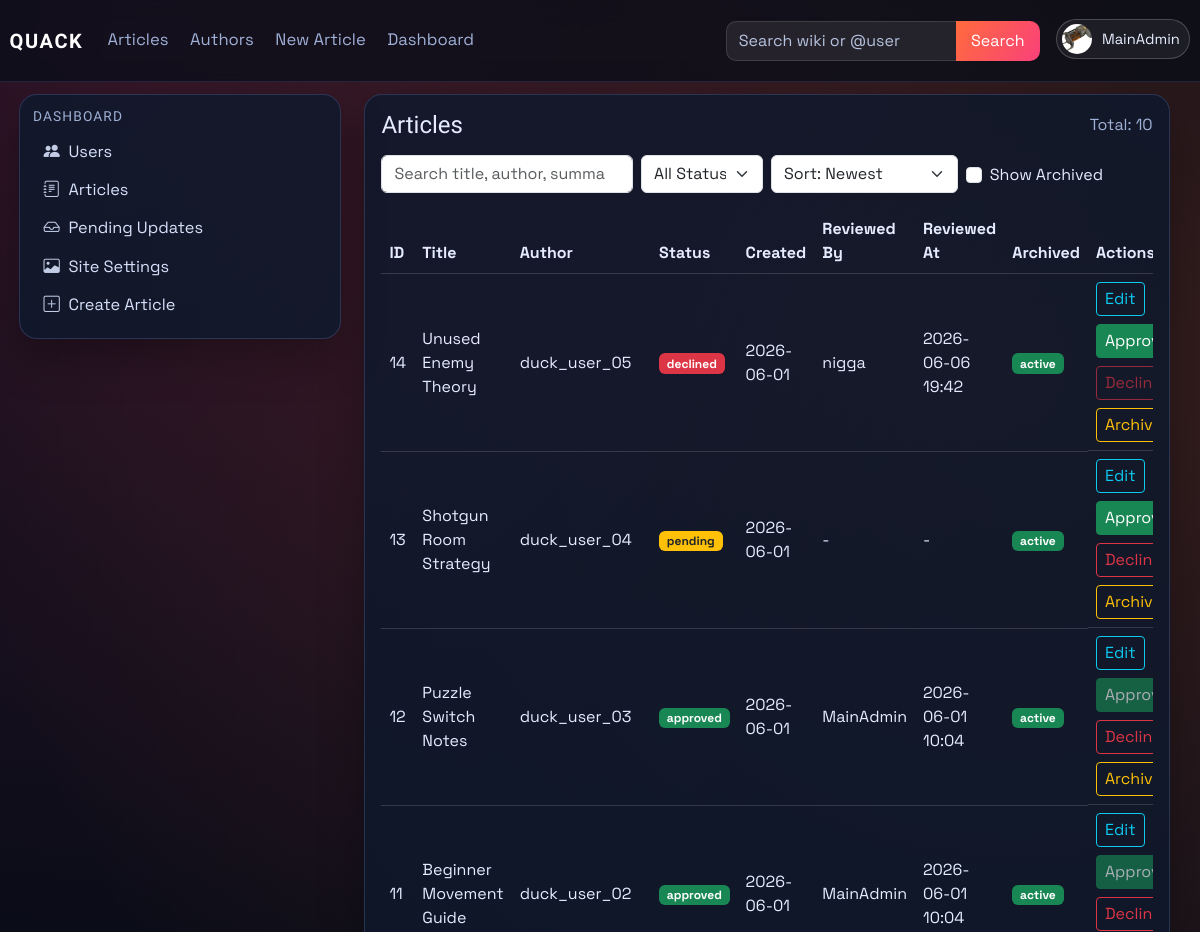
/dashboard/articles (signed in, upper part), run on an earlier commit of the app's database.
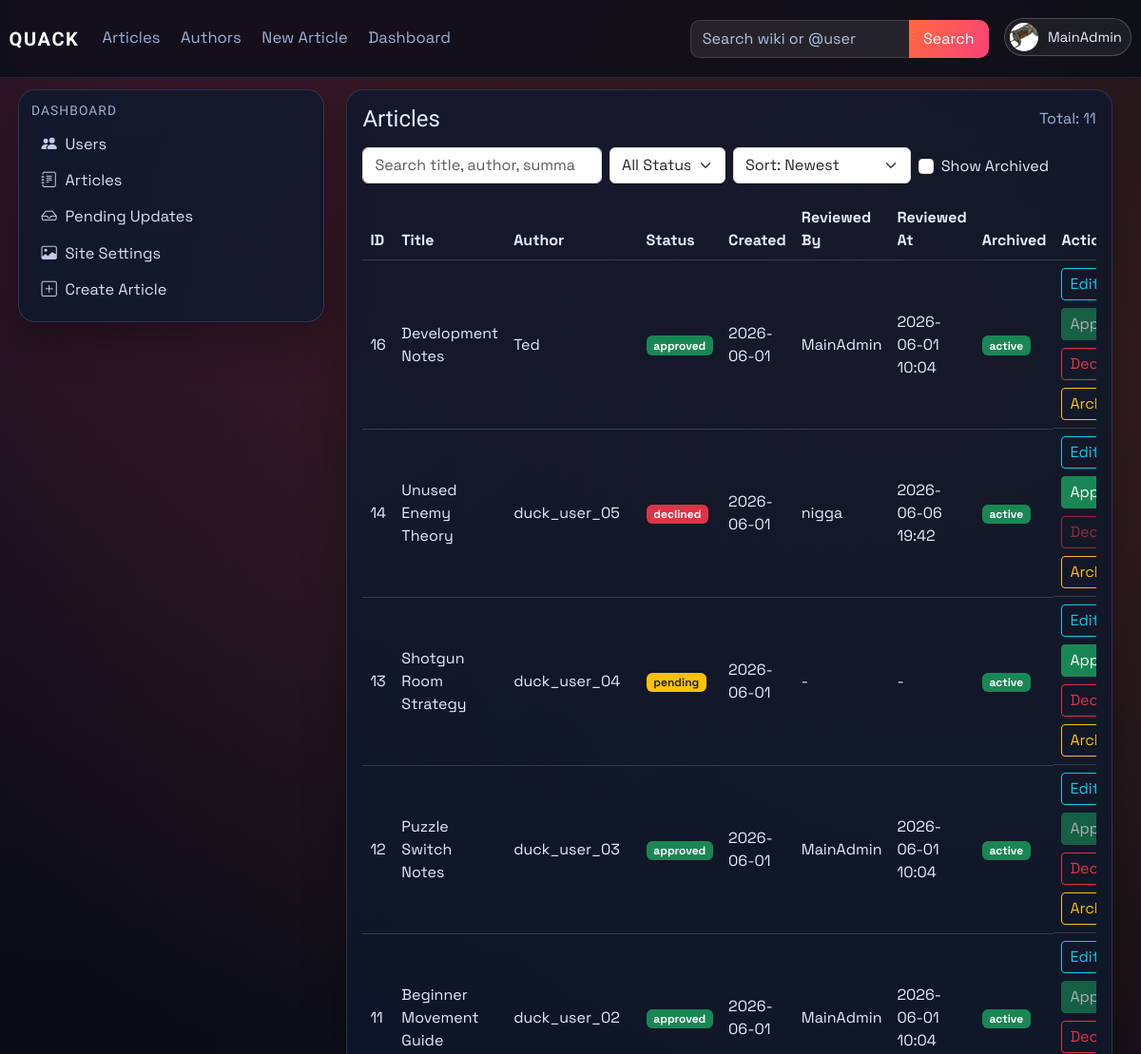
And on a later commit of the database.
### models.py (models this page shows, shortened)
class Article(db.Model):
    id = db.Column(db.Integer, primary_key=True)
    title = db.Column(db.String(120), unique=True, nullable=False)
    author = db.Column(db.String(120), nullable=False)
    created_at = db.Column(db.DateTime, default=datetime.utcnow)
    image_url = db.Column(db.String(120), default='default.png')
    summary = db.Column(db.Text)
    content = db.Column(db.Text, nullable=False)
    infobox_data = db.Column(db.Text, nullable=True)
    tags = db.Column(db.JSON, default=list)
    status = db.Column(db.String(20), default='pending', nullable=False)
    approved_by = db.Column(db.String(120), nullable=True)
    approved_at = db.Column(db.DateTime, nullable=True)
    is_archived = db.Column(db.Boolean, default=False, nullable=False)
    archived_at = db.Column(db.DateTime, nullable=True)

class User(db.Model, UserMixin):
    id = db.Column(db.Integer, primary_key=True)
    username = db.Column(db.String(120), unique=True, nullable=False)
    email = db.Column(db.String(120), unique=True, nullable=False)
    password_hash = db.Column(db.String(128), nullable=False)
    profile_image_url = db.Column(db.String(120), nullable=True)
    public_display_name = db.Column(db.String(80), nullable=True)
    public_bio = db.Column(db.Text, nullable=True)
    created_at = db.Column(db.DateTime, default=datetime.utcnow)
    role = db.Column(db.String(30), default='user')
    is_archived = db.Column(db.Boolean, default=False, nullable=False)
    archived_at = db.Column(db.DateTime, nullable=True)

### main.py (the view)
@app.route('/dashboard/articles')
@role_required(['admin', 'writer'])
def dashboard_articles():
    search = (request.args.get('q') or '').strip()
    status_filter = (request.args.get('status') or 'all').strip().lower()
    show_archived = request.args.get('show_archived') == '1'
    sort = (request.args.get('sort') or 'newest').strip().lower()
    query = Article.query
    if current_user.role == 'writer':
        query = query.filter(Article.author == current_user.username)
    if not show_archived:
        query = query.filter(Article.is_archived.is_(False))
    if status_filter in {'pending', 'approved', 'declined'}:
        query = query.filter(Article.status == status_filter)
    sort_map = {
        'newest': Article.created_at.desc(),
        'oldest': Article.created_at.asc(),
        'title_az': Article.title.asc(),
        'title_za': Article.title.desc(),
        'status_az': Article.status.asc(),
        'status_za': Article.status.desc(),
    }
    articles = query.order_by(sort_map.get(sort, Article.created_at.desc())).all()
    if search:
        articles = [article_obj for article_obj in articles if article_matches_search(article_obj, search)]
    article_links = {article_obj.id: article_public_url(article_obj) for article_obj in articles}
    author_users = active_users_by_username(article_obj.author for article_obj in articles)
    return render_template(
        'dashboard_articles.html',
        articles=articles,
        article_links=article_links,
        author_users=author_users,
        search=search,
        status_filter=status_filter,
        show_archived=show_archived,
        sort=sort,
    )

### main.py (called while the page is built)
def get_site_settings():
    settings = SiteSettings.query.get(1)
    if not settings:
        settings = SiteSettings(id=1)
        db.session.add(settings)
        db.session.commit()
    return settings

@app.context_processor
def inject_site_settings():
    return {'site_settings': get_site_settings()}

@login_manager.user_loader
def load_user(user_id):
    user = User.query.get(int(user_id))
    if user and user.is_archived:
        return None
    return user

def role_required(role_names: list):
    def decorator(func):
        @wraps(func)
        @login_required
        def wrapper(*args, **kwargs):
            if current_user.role not in role_names:
                abort(403)
            return func(*args, **kwargs)
        return wrapper
    return decorator

def article_public_url(article_obj: Article) -> str:
    if article_has_tag(article_obj, static_page_tag('about-us')):
        return url_for('about')
    return url_for('article', article_title=article_obj.title)

def normalize_identity(value: str) -> str:
    ascii_value = unicodedata.normalize('NFKD', value or '').encode('ascii', 'ignore').decode('ascii')
    return re.sub(r'[^a-z0-9]+', '', ascii_value.lower())

### templates/dashboard_articles.html (shortened to what the changed rows need)
{% extends "_base.html" %}
{% block content %}
<div class="container-fluid px-0">
    <section id="articles-section" class="card p-3">
        <div class="d-flex justify-content-between align-items-center mb-3">
            <h4 class="mb-0">Articles</h4>
            <span class="text-muted">Total: {{ articles|length }}</span>
        </div>
        <div class="table-responsive">
            <table class="table table-hover align-middle">
                <thead>
                    <tr>
                        <th>ID</th>
                        <th>Title</th>
                        <th>Author</th>
                        <th>Status</th>
                        <th>Created</th>
                        <th>Reviewed By</th>
                        <th>Reviewed At</th>
                        <th>Archived</th>
                        {% if current_user.role in ['admin', 'writer'] %}
                        <th>Actions</th>
                        {% endif %}
                    </tr>
                </thead>
                <tbody>
                    {% for article in articles %}
                    <tr>
                        <td>{{ article.id }}</td>
                        <td>
                            <a href="{{ article_links[article.id] }}">{{ article.title }}</a>
                        </td>
                        <td>
                            {% set author_user = author_users.get(article.author) %}
                            {% if author_user %}
                            <a href="{{ url_for('public_profile', username=author_user.username) }}">{{ author_user.public_display_name or author_user.username }}</a>
                            {% else %}
                            {{ article.author }}
                            {% endif %}
                        </td>
                        <td>
                            {% if article.status == 'approved' %}
                            <span class="badge bg-success">approved</span>
                            {% elif article.status == 'declined' %}
                            <span class="badge bg-danger">declined</span>
                            {% else %}
                            <span class="badge bg-warning text-dark">pending</span>
                            {% endif %}
                        </td>
                        <td>{{ article.created_at.strftime('%Y-%m-%d') if article.created_at else '-' }}</td>
                        <td>{{ article.approved_by or '-' }}</td>
                        <td>{{ article.approved_at.strftime('%Y-%m-%d %H:%M') if article.approved_at else '-' }}</td>
                        <td>
                            {% if article.is_archived %}
                            <span class="badge bg-secondary">archived</span>
                            {% else %}
                            <span class="badge bg-success">active</span>
                            {% endif %}
                        </td>
                        {% if current_user.role == 'admin' %}
                        <td class="d-flex gap-2 flex-wrap">
                            <a href="{{ url_for('edit_article', article_id=article.id) }}" class="btn btn-outline-info btn-sm">Edit</a>
                            <form method="POST" action="{{ url_for('approve', article_id=article.id) }}">
                                <button type="submit" class="btn btn-success btn-sm" {% if article.status == 'approved' or article.is_archived %}disabled{% endif %}>Approve</button>
                            </form>
                            <form method="POST" action="{{ url_for('decline', article_id=article.id) }}">
                                <button type="submit" class="btn btn-outline-danger btn-sm" {% if article.status == 'declined' or article.is_archived %}disabled{% endif %}>Decline</button>
                            </form>
                            <form method="POST" action="{{ url_for('toggle_archive_article', article_id=article.id) }}">
                                <button type="submit" class="btn btn-outline-warning btn-sm">{% if article.is_archived %}Restore{% else %}Archive{% endif %}</button>
                            </form>
                        </td>
                        {% elif current_user.role == 'writer' %}
                        <td>
                            <a href="{{ url_for('edit_article', article_id=article.id) }}" class="btn btn-outline-info btn-sm">Edit</a>
                        </td>
                        {% endif %}
                    </tr>
                    {% endfor %}
                </tbody>
            </table>
        </div>
    </section>
</div>
{% endblock %}

### templates/partials/navbar.html (shortened to what this page needs)
{% from "partials/tag_link.html" import tag_article_link %}
<nav class="navbar navbar-expand-lg main-nav">
    <div class="container-fluid nav-wrap">
        <a class="navbar-brand brand-mark" href="{{ url_for('index') }}">QUACK</a>
        <div class="collapse navbar-collapse" id="navbarNav">
            <ul class="navbar-nav me-auto nav-links">
                <li class="nav-item"><a class="nav-link" href="{{ url_for('articles') }}">Articles</a></li>
                <li class="nav-item"><a class="nav-link" href="{{ url_for('authors') }}">Authors</a></li>
                <li class="nav-item"><a class="nav-link" href="{{ url_for('create_article') }}">New Article</a></li>
                {% if current_user.is_authenticated and current_user.role == "admin" %}
                <li class="nav-item"><a class="nav-link" href="{{ url_for('dashboard_users') }}">Dashboard</a></li>
                {% elif current_user.is_authenticated and current_user.role == "writer" %}
                <li class="nav-item"><a class="nav-link" href="{{ url_for('dashboard_articles') }}">Dashboard</a></li>
                {% endif %}
            </ul>
            <ul class="navbar-nav ms-auto align-items-lg-center nav-tools">
                <li class="nav-item nav-search-wrap">
                    <form class="nav-search" method="GET" action="{{ url_for('site_search') }}">
                        {% set nav_query = request.args.get('q', '') %}
                        {% if request.endpoint == 'authors' and request.args.get('all') == '1' and nav_query %}
                            {% set nav_query = '@' ~ nav_query %}
                        {% elif request.endpoint not in ['articles', 'authors'] %}
                            {% set nav_query = '' %}
                        {% endif %}
                        <input class="form-control" type="search" name="q" value="{{ nav_query }}" placeholder="Search wiki or @user">
                        <button class="btn btn-brand" type="submit">Search</button>
                    </form>
                </li>
                {% if current_user.is_authenticated %}
                <li class="nav-item dropdown ms-lg-3">
                    <a class="profile-trigger" href="#" role="button" data-bs-toggle="dropdown" aria-expanded="false">
                        {% if current_user.profile_image_url %}
                        <img class="profile-avatar profile-avatar-img" src="{{ url_for('static', filename='img/' ~ current_user.profile_image_url) }}" alt="{{ current_user.username }} profile picture">
                        {% else %}
                        <span class="profile-avatar">{{ current_user.username[0]|upper }}</span>
                        {% endif %}
                        <span class="profile-name">{{ current_user.username }}</span>
                    </a>
                </li>
                {% else %}
                <li class="nav-item ms-lg-3">
                    <a class="btn btn-outline-light nav-login-btn" href="{{ url_for('login') }}">Login</a>
                </li>
                {% endif %}
            </ul>
        </div>
    </div>
</nav>

What changed in the data, as far as the page shows it:
now on this page (row edited): Article: id "16", title "Development Notes", {{ author_user.public_display_name or author_user.username }} "Ted", status "approved", created_at "2026-06-01", approved_by "MainAdmin", approved_at "2026-06-01 10:04", is_archived "active"
Also different on the page:
{{ articles|length }}: "10" → "11"
